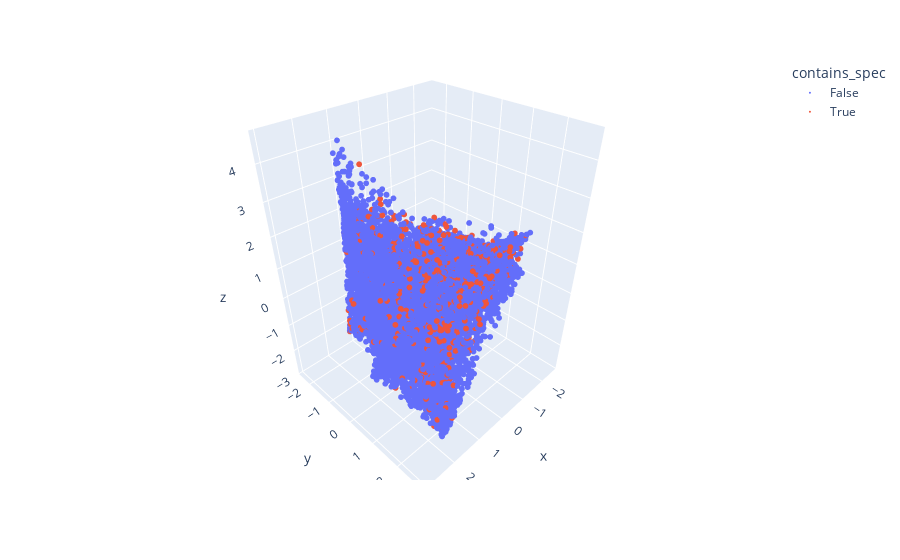

The cell this chart's notebook holds for it:
### Code cell
import plotly.express as px
fig = px.scatter_3d(df, x=data_pca[:,0], y=data_pca[:,1], z=data_pca[:,2],
                    color=df.contains_spec)
fig.update_traces(marker=dict(size=2))
fig.show()

### Figure 1 — Plotly figure (JSON) as saved in the notebook; plotly's stock layout.template omitted (floating-point values rounded to 4 significant figures; data arrays with more than 128 entries replaced by an {"elided": "..."} marker saying what was removed)
{"data": [{"hovertemplate": "contains_spec=False<br>x=%{x}<br>y=%{y}<br>z=%{z}<extra></extra>", "legendgroup": "False", "marker": {"color": "#636efa", "size": 2, "symbol": "circle"}, "mode": "markers", "name": "False", "scene": "scene", "showlegend": true, "type": "scatter3d", "x": {"elided": "13620 float values"}, "y": {"elided": "13620 float values"}, "z": {"elided": "13620 float values"}}, {"hovertemplate": "contains_spec=True<br>x=%{x}<br>y=%{y}<br>z=%{z}<extra></extra>", "legendgroup": "True", "marker": {"color": "#EF553B", "size": 2, "symbol": "circle"}, "mode": "markers", "name": "True", "scene": "scene", "showlegend": true, "type": "scatter3d", "x": {"elided": "1472 float values"}, "y": {"elided": "1472 float values"}, "z": {"elided": "1472 float values"}}], "layout": {"legend": {"title": {"text": "contains_spec"}, "tracegroupgap": 0}, "margin": {"t": 60}, "scene": {"domain": {"x": [0, 1], "y": [0, 1]}, "xaxis": {"title": {"text": "x"}}, "yaxis": {"title": {"text": "y"}}, "zaxis": {"title": {"text": "z"}}}}}
